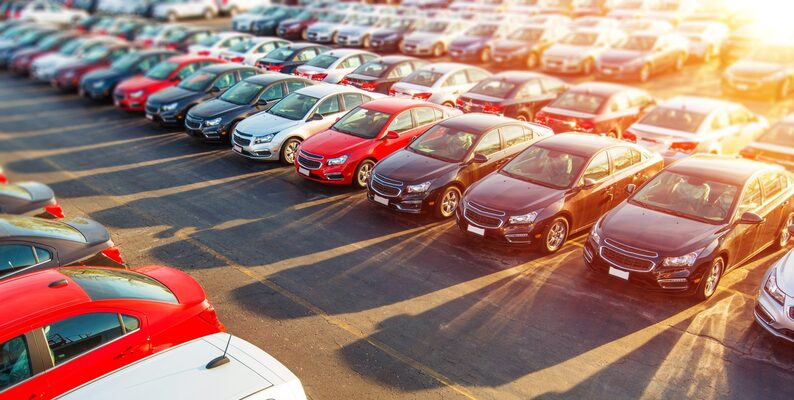
#> input picture Feb 2026/ultralytics-yolo-main/1 jpeg image.jpeg, 794 x 400 px, given in place of the camera
$ python 'blue color.py'
#> lines starting #> are read from the running program, lines starting #| are printed output that depends on the picture; after the words box and inside, x2 and y2 are one past the last pixel; in counts of white or black regions, pixels touching at a corner belong together
import cv2
import numpy as np

cap = cv2.VideoCapture(0)

while True:
    ret, frame = cap.read()
#> frame is the input picture: shape (400, 794, 3); mean B, G, R 115, 126.2, 159.9
    if not ret:
        break

    hsv_frame = cv2.cvtColor(frame, cv2.COLOR_BGR2HSV)
#> hsv_frame: shape (400, 794, 3); mean H, S, V 64.6, 87, 165.6

    # Blue color range
    low_blue = np.array([94, 80, 2])
    high_blue = np.array([126, 255, 255])

    blue_mask = cv2.inRange(hsv_frame, low_blue, high_blue)
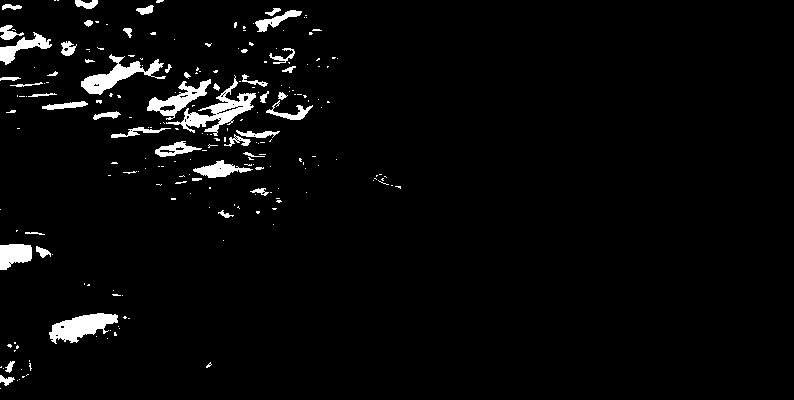
#> blue_mask: shape (400, 794); 3.4% white; 214 white regions (166 under 20 px), largest, box (x1, y1, x2, y2) and area: (166, 75, 256, 136) 1342, (49, 313, 118, 344) 1171, (81, 54, 166, 95) 1119
    blue = cv2.bitwise_and(frame, frame, mask=blue_mask)
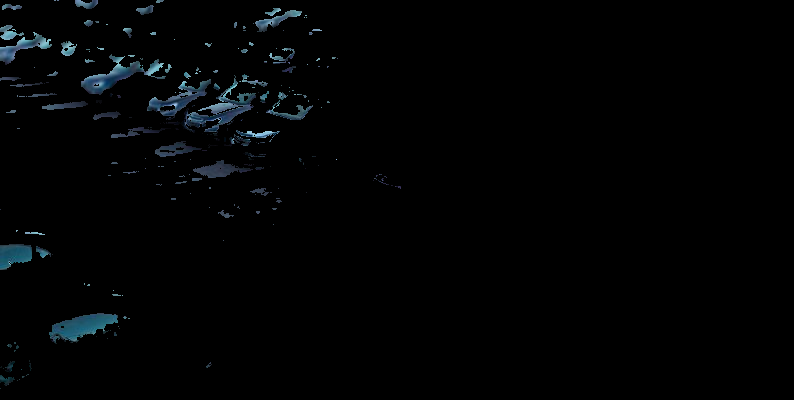
#> blue: shape (400, 794, 3); mean B, G, R 3.7, 3, 2

    cv2.imshow("Original Frame", frame)
    cv2.imshow("Blue Mask", blue_mask)
    cv2.imshow("Blue Color", blue)

    key = cv2.waitKey(1)
#> (key Esc is pressed here)
    if key == 27:   # ESC key
        break

cap.release()
cv2.destroyAllWindows()
